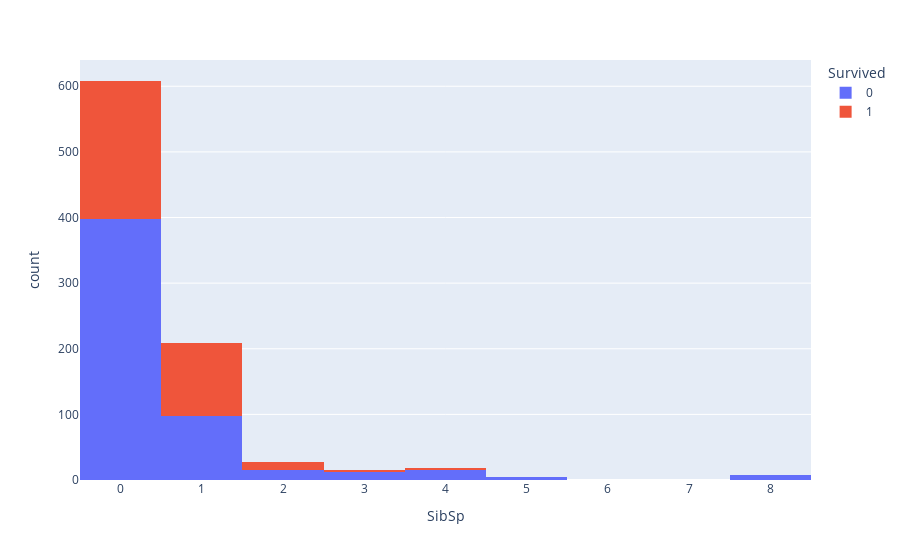

Notebook code cell kept with this figure:
### Code cell
fig = px.histogram(titanic.df, x="SibSp", color="Survived")
fig.show()
# На гістограми бачимо, що від біна 4 до 8 надто висока смертність, але в цій області
# надто мало даних
# досліджу більш детально розподіл від 1 до 8

### Figure 1 — Plotly figure (JSON) as saved in the notebook; plotly's stock layout.template omitted (floating-point values rounded to 4 significant figures; data arrays with more than 128 entries replaced by an {"elided": "..."} marker saying what was removed)
{"data": [{"bingroup": "x", "hovertemplate": "Survived=0<br>SibSp=%{x}<br>count=%{y}<extra></extra>", "legendgroup": "0", "marker": {"color": "#636efa", "pattern": {"shape": ""}}, "name": "0", "orientation": "v", "showlegend": true, "type": "histogram", "x": {"elided": "549 int values"}, "xaxis": "x", "yaxis": "y"}, {"bingroup": "x", "hovertemplate": "Survived=1<br>SibSp=%{x}<br>count=%{y}<extra></extra>", "legendgroup": "1", "marker": {"color": "#EF553B", "pattern": {"shape": ""}}, "name": "1", "orientation": "v", "showlegend": true, "type": "histogram", "x": {"elided": "342 int values"}, "xaxis": "x", "yaxis": "y"}], "layout": {"barmode": "relative", "legend": {"title": {"text": "Survived"}, "tracegroupgap": 0}, "margin": {"t": 60}, "xaxis": {"anchor": "y", "domain": [0, 1], "title": {"text": "SibSp"}}, "yaxis": {"anchor": "x", "domain": [0, 1], "title": {"text": "count"}}}}
